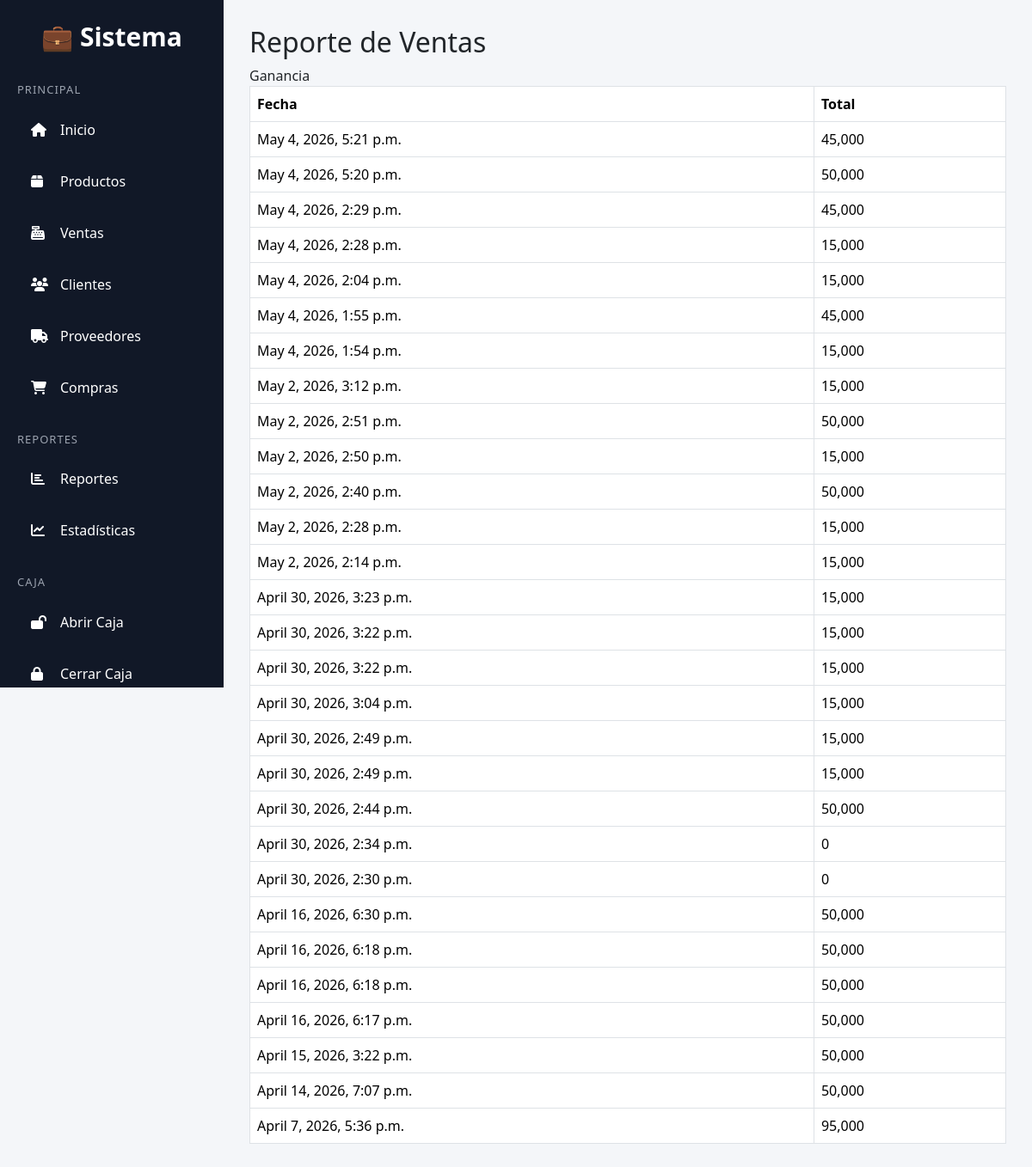
Page /ventas/reporte/ (signed in) on the committed database.
### ventas/models.py (models this page shows, shortened)
class Venta(models.Model):
    cliente = models.ForeignKey(
        "productos.Cliente", on_delete=models.SET_NULL, null=True, blank=True
    )
    negocio = models.ForeignKey(Negocio, on_delete=models.CASCADE)
    caja = models.ForeignKey("Caja", on_delete=models.SET_NULL, null=True, blank=True)
    numero_factura = models.CharField(max_length=50, blank=True)
    timbrado = models.CharField(max_length=50, default="12345678")
    fecha = models.DateTimeField(auto_now_add=True)
    total = models.DecimalField(max_digits=10, decimal_places=0)
    ganancia = models.IntegerField(default=0)
    TIPO_PAGO = [
        ("efectivo", "Efectivo"),
        ("transferencia", "Transferencia"),
    ]
    tipo_pago = models.CharField(max_length=20, choices=TIPO_PAGO, default="efectivo")
    pago = models.FloatField(default=0)
    vuelto = models.FloatField(default=0)

### ventas/views.py (the view)
# urls.py: path("reporte/", reporte_ventas, name="reporte"),
@login_required
def reporte_ventas(request):
    negocio = Negocio.objects.filter(usuarios=request.user).first()
    ventas = Venta.objects.filter(negocio=negocio).order_by("-fecha")
    total_vendido = ventas.aggregate(Sum("total"))["total__sum"] or 0
    total_ganancia = ventas.aggregate(Sum("ganancia"))["ganancia__sum"] or 0
    return render(
        request,
        "reporte.html",
        {
            "ventas": ventas,
            "total_vendido": total_vendido,
            "total_ganancia": total_ganancia,
        },
    )

### templates/reporte.html (shortened to what this page needs)
{% extends "base.html" %}
{% block content %}
<h2>Reporte de Ventas</h2>
<th>Ganancia</th>
<table class="table table-bordered">
    <tr>
        <th>Fecha</th>
        <th>Total</th>
    </tr>
    {% for v in ventas %}
    <tr>
        <td>{{ v.fecha }}</td>
        <td>{{ v.total }}</td>
    </tr>
    {% endfor %}
</table>
{% endblock %}

### templates/base.html (style rules this page uses)
* { margin:0; padding:0; box-sizing:border-box; }
body { background:#f4f6f9; overflow-x:hidden; }

### rows in the picture
Venta: fecha "May 4, 2026, 5:21 p.m.", total "45,000"
Venta: fecha "May 4, 2026, 5:20 p.m.", total "50,000"
Venta: fecha "May 4, 2026, 2:29 p.m.", total "45,000"
Venta: fecha "May 4, 2026, 2:28 p.m.", total "15,000"
Venta: fecha "May 4, 2026, 2:04 p.m.", total "15,000"
Venta: fecha "May 4, 2026, 1:55 p.m.", total "45,000"
Venta: fecha "May 4, 2026, 1:54 p.m.", total "15,000"
Venta: fecha "May 2, 2026, 3:12 p.m.", total "15,000"
Venta: fecha "May 2, 2026, 2:51 p.m.", total "50,000"
Venta: fecha "May 2, 2026, 2:50 p.m.", total "15,000"
Venta: fecha "May 2, 2026, 2:40 p.m.", total "50,000"
Venta: fecha "May 2, 2026, 2:28 p.m.", total "15,000"
Venta: fecha "May 2, 2026, 2:14 p.m.", total "15,000"
Venta: fecha "April 30, 2026, 3:23 p.m.", total "15,000"
Venta: fecha "April 30, 2026, 3:22 p.m.", total "15,000"
Venta: fecha "April 30, 2026, 3:22 p.m.", total "15,000"
Venta: fecha "April 30, 2026, 3:04 p.m.", total "15,000"
Venta: fecha "April 30, 2026, 2:49 p.m.", total "15,000"
Venta: fecha "April 30, 2026, 2:49 p.m.", total "15,000"
Venta: fecha "April 30, 2026, 2:44 p.m.", total "50,000"
Venta: fecha "April 30, 2026, 2:34 p.m.", total "0"
Venta: fecha "April 30, 2026, 2:30 p.m.", total "0"
Venta: fecha "April 16, 2026, 6:30 p.m.", total "50,000"
Venta: fecha "April 16, 2026, 6:18 p.m.", total "50,000"
Venta: fecha "April 16, 2026, 6:18 p.m.", total "50,000"
Venta: fecha "April 16, 2026, 6:17 p.m.", total "50,000"
Venta: fecha "April 15, 2026, 3:22 p.m.", total "50,000"
Venta: fecha "April 14, 2026, 7:07 p.m.", total "50,000"
Venta: fecha "April 7, 2026, 5:36 p.m.", total "95,000"
